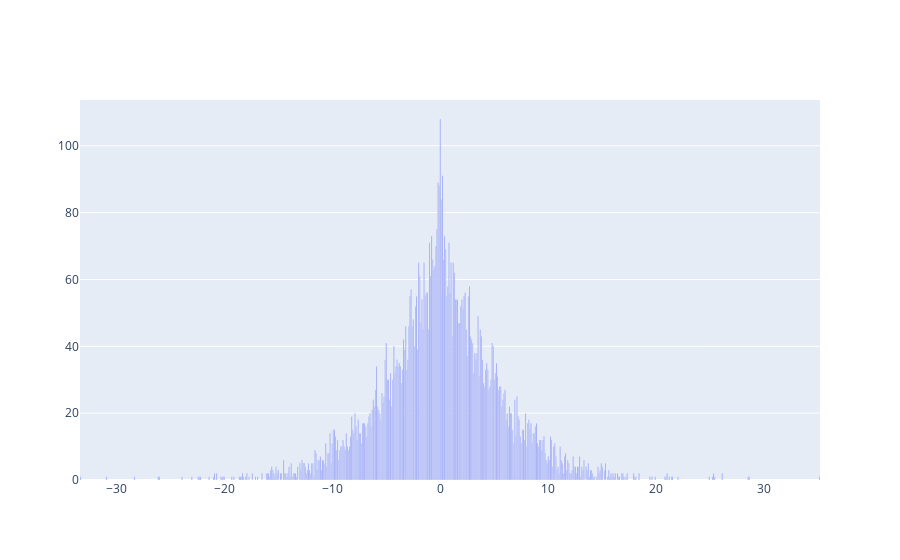

Notebook source saved alongside this figure:
### Code cell
gen_bar_plotly_by_counter(ac)

### Figure 1 — Plotly figure (JSON) as saved in the notebook; plotly's stock layout.template omitted (floating-point values rounded to 4 significant figures; data arrays with more than 128 entries replaced by an {"elided": "..."} marker saying what was removed)
{"data": [{"type": "bar", "x": {"elided": "382 float values"}, "y": {"elided": "382 int values"}}], "layout": {}}
